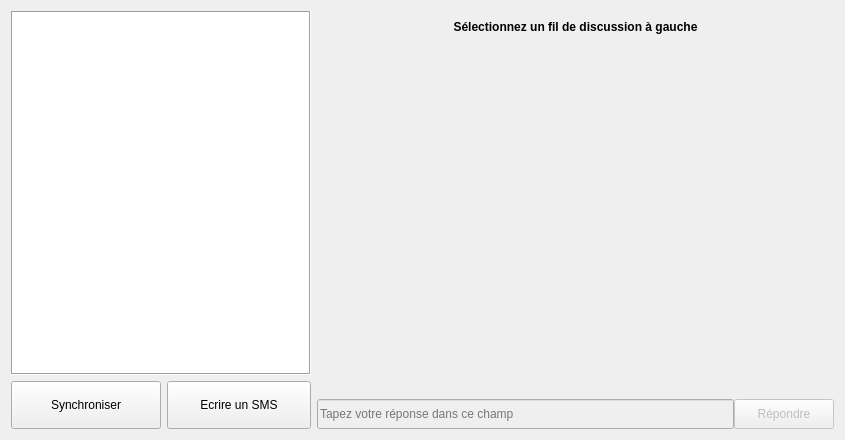
<?xml version="1.0" encoding="UTF-8"?>
<ui version="4.0">
 <class>MobiiSmsPanel</class>
 <widget class="QWidget" name="MobiiSmsPanel">
  <property name="geometry">
   <rect>
    <x>0</x>
    <y>0</y>
    <width>845</width>
    <height>440</height>
   </rect>
  </property>
  <property name="windowTitle">
   <string>Form</string>
  </property>
  <layout class="QHBoxLayout" name="horizontalLayout">
   <item>
    <widget class="QWidget" name="leftPart" native="true">
     <property name="maximumSize">
      <size>
       <width>300</width>
       <height>16777215</height>
      </size>
     </property>
     <layout class="QVBoxLayout" name="verticalLayout_2">
      <property name="leftMargin">
       <number>0</number>
      </property>
      <property name="topMargin">
       <number>0</number>
      </property>
      <property name="rightMargin">
       <number>0</number>
      </property>
      <property name="bottomMargin">
       <number>0</number>
      </property>
      <item>
       <widget class="QListWidget" name="streamsList">
        <property name="frameShape">
         <enum>QFrame::Box</enum>
        </property>
        <property name="editTriggers">
         <set>QAbstractItemView::NoEditTriggers</set>
        </property>
       </widget>
      </item>
      <item>
       <widget class="QWidget" name="widget_3" native="true">
        <layout class="QHBoxLayout" name="horizontalLayout_3">
         <property name="leftMargin">
          <number>0</number>
         </property>
         <property name="topMargin">
          <number>0</number>
         </property>
         <property name="rightMargin">
          <number>0</number>
         </property>
         <property name="bottomMargin">
          <number>0</number>
         </property>
         <item>
          <widget class="QPushButton" name="retrieveSmsButton">
           <property name="minimumSize">
            <size>
             <width>150</width>
             <height>48</height>
            </size>
           </property>
           <property name="toolTip">
            <string>Récupérer les derniers SMS du téléphone</string>
           </property>
           <property name="text">
            <string>Synchroniser</string>
           </property>
           <property name="icon">
            <iconset resource="mobii.qrc">
             <normaloff>:/buttons/Resources/sync.png</normaloff>:/buttons/Resources/sync.png</iconset>
           </property>
           <property name="iconSize">
            <size>
             <width>24</width>
             <height>24</height>
            </size>
           </property>
          </widget>
         </item>
         <item>
          <widget class="QPushButton" name="createSmsButton">
           <property name="minimumSize">
            <size>
             <width>0</width>
             <height>48</height>
            </size>
           </property>
           <property name="toolTip">
            <string>Récupérer les derniers SMS du téléphone</string>
           </property>
           <property name="text">
            <string>Ecrire un SMS</string>
           </property>
           <property name="icon">
            <iconset resource="mobii.qrc">
             <normaloff>:/buttons/Resources/write.png</normaloff>:/buttons/Resources/write.png</iconset>
           </property>
           <property name="iconSize">
            <size>
             <width>24</width>
             <height>24</height>
            </size>
           </property>
          </widget>
         </item>
        </layout>
       </widget>
      </item>
     </layout>
    </widget>
   </item>
   <item>
    <widget class="QWidget" name="streamContainer" native="true">
     <property name="sizePolicy">
      <sizepolicy hsizetype="Expanding" vsizetype="Preferred">
       <horstretch>0</horstretch>
       <verstretch>0</verstretch>
      </sizepolicy>
     </property>
     <layout class="QVBoxLayout" name="verticalLayout_3">
      <property name="spacing">
       <number>0</number>
      </property>
      <property name="leftMargin">
       <number>0</number>
      </property>
      <property name="topMargin">
       <number>0</number>
      </property>
      <property name="rightMargin">
       <number>0</number>
      </property>
      <property name="bottomMargin">
       <number>0</number>
      </property>
      <item>
       <widget class="QWidget" name="widget_2" native="true">
        <layout class="QHBoxLayout" name="horizontalLayout_2">
         <item>
          <widget class="QLabel" name="senderLbl">
           <property name="font">
            <font>
             <weight>75</weight>
             <bold>true</bold>
            </font>
           </property>
           <property name="text">
            <string>Sélectionnez un fil de discussion à gauche</string>
           </property>
           <property name="alignment">
            <set>Qt::AlignCenter</set>
           </property>
          </widget>
         </item>
        </layout>
       </widget>
      </item>
      <item>
       <widget class="QTableWidget" name="discussionStream">
        <property name="styleSheet">
         <string notr="true">#discussionStream{background: rgba(255, 255, 255, 0);border: none}QTableWidget::item:selected{background-color: transparent}</string>
        </property>
        <property name="editTriggers">
         <set>QAbstractItemView::NoEditTriggers</set>
        </property>
        <property name="selectionMode">
         <enum>QAbstractItemView::SingleSelection</enum>
        </property>
        <property name="showGrid">
         <bool>false</bool>
        </property>
        <property name="columnCount">
         <number>2</number>
        </property>
        <attribute name="horizontalHeaderVisible">
         <bool>false</bool>
        </attribute>
        <attribute name="verticalHeaderVisible">
         <bool>false</bool>
        </attribute>
        <column/>
        <column/>
       </widget>
      </item>
      <item>
       <widget class="QWidget" name="widget" native="true">
        <layout class="QHBoxLayout" name="horizontalLayout_4">
         <property name="spacing">
          <number>0</number>
         </property>
         <property name="leftMargin">
          <number>0</number>
         </property>
         <property name="topMargin">
          <number>0</number>
         </property>
         <property name="rightMargin">
          <number>0</number>
         </property>
         <property name="bottomMargin">
          <number>0</number>
         </property>
         <item>
          <widget class="QLineEdit" name="smsAnswerField">
           <property name="enabled">
            <bool>false</bool>
           </property>
           <property name="minimumSize">
            <size>
             <width>0</width>
             <height>30</height>
            </size>
           </property>
           <property name="maxLength">
            <number>800</number>
           </property>
           <property name="placeholderText">
            <string>Tapez votre réponse dans ce champ</string>
           </property>
          </widget>
         </item>
         <item>
          <widget class="QPushButton" name="sendReplyBtn">
           <property name="enabled">
            <bool>false</bool>
           </property>
           <property name="sizePolicy">
            <sizepolicy hsizetype="Fixed" vsizetype="Fixed">
             <horstretch>0</horstretch>
             <verstretch>0</verstretch>
            </sizepolicy>
           </property>
           <property name="minimumSize">
            <size>
             <width>100</width>
             <height>30</height>
            </size>
           </property>
           <property name="text">
            <string>Répondre</string>
           </property>
           <property name="icon">
            <iconset resource="mobii.qrc">
             <normaloff>:/buttons/Resources/share.png</normaloff>:/buttons/Resources/share.png</iconset>
           </property>
          </widget>
         </item>
        </layout>
       </widget>
      </item>
     </layout>
    </widget>
   </item>
  </layout>
 </widget>
 <resources>
  <include location="mobii.qrc"/>
 </resources>
 <connections/>
</ui>
